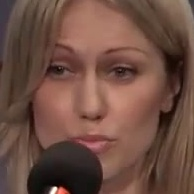
#> input picture data/image/000001.jpg, 194 x 194 px
$ python -i image_data_augment.py   (imports and definitions only)
#> lines starting #> are read from the running program, lines starting #| are printed output that depends on the picture
### easyai/data_loader/common/image_dataset_process.py
#!/usr/bin/env python
# -*- coding:utf-8 -*-
# Author:lipeijie

import cv2
import numpy as np
import random
import math
from easyai.data_loader.utility.base_dataset_process import BaseDataSetProcess
from easyai.utility.logger import EasyLogger


class ImageDataSetProcess(BaseDataSetProcess):

    def __init__(self):
        super().__init__()
#> (the call stopped at in __init__, `self.torchvision_process = TorchVisionProcess()`: easyai is not available in this run)

    # [84 lines left out: functions resize, inv_resize, normalize, numpy_transpose, not called in this run]

    def image_normalize(self, image):
        return image / 255.0

    def standard_normalize(self, input_data, mean, std):
        return (input_data - mean) / std

    # [104 lines left out: functions cv_image_resize, cv_image_color_convert, image_resize_square, get_square_size, image_affine, affine_matrix and 2 more, not called in this run]

### easyai/data_loader/utility/base_dataset_process.py
#!/usr/bin/env python
# -*- coding:utf-8 -*-
# Author:lipeijie

import abc
import torch
from easyai.torch_utility.torch_vision.torchvision_process import TorchVisionProcess


class BaseDataSetProcess():

    def __init__(self):
        self.torchvision_process = TorchVisionProcess()

    # [9 lines left out: function numpy_to_torch, not called in this run]

### easyai/data_loader/augment/image_data_augment.py
#!/usr/bin/env python
# -*- coding:utf-8 -*-
# Author:lipeijie

import cv2
import random
import numpy as np
from skimage.util import random_noise
from PIL import Image, ImageEnhance, ImageFilter, ImageOps, ImageDraw
from easyai.data_loader.common.image_dataset_process import ImageDataSetProcess


class ImageDataAugment():

    def __init__(self):
        self.dataset_process = ImageDataSetProcess()
        self.border_value = (0.0, 0.0, 0.0)

    # [63 lines left out: functions augment_affine, augment_rotate, augment_lr_flip, augment_up_flip, augment_hsv, not called in this run]

    def augment_hsv_v2(self, im, hgain=0.5, sgain=0.5, vgain=0.5):
        # HSV color-space augmentation
#> called with hgain = 0.5, sgain = 0.5, vgain = 0.5
        result = im[:]
        if hgain or sgain or vgain:
            r = np.random.uniform(-1, 1, 3) * [hgain, sgain, vgain] + 1  # random gains
            hue, sat, val = cv2.split(cv2.cvtColor(im,  cv2.COLOR_RGB2HSV))
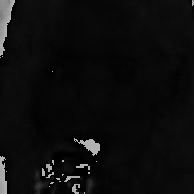
#> hue: shape (194, 194); min 0, max 179, mean 12.9
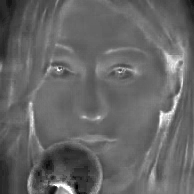
#> sat: shape (194, 194); min 0, max 255, mean 102.1
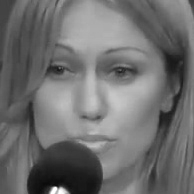
#> val: shape (194, 194); min 11, max 255, mean 110.4
            dtype = im.dtype  # uint8

            x = np.arange(0, 256, dtype=r.dtype)
            lut_hue = ((x * r[0]) % 180).astype(dtype)
            lut_sat = np.clip(x * r[1], 0, 255).astype(dtype)
#> lut_sat = 256 values from 0 to 255
            lut_val = np.clip(x * r[2], 0, 255).astype(dtype)
#> lut_val = 256 values from 0 to 255

            im_hsv = cv2.merge((cv2.LUT(hue, lut_hue), cv2.LUT(sat, lut_sat), cv2.LUT(val, lut_val)))
#> im_hsv: shape (194, 194, 3); mean H, S, V 10.5, 123.4, 121.2
            result = cv2.cvtColor(im_hsv, cv2.COLOR_HSV2BGR)
        return result

    # [154 lines left out: functions gaussian_blur, random_noise, random_line, random_compress, random_salt, motion_blur and 7 more, not called in this run]

>>> import cv2
>>> picture = cv2.cvtColor(cv2.imread('../../../data/image/000001.jpg'), cv2.COLOR_BGR2RGB)
>>> result = ImageDataAugment().augment_hsv_v2(picture)

$ run again, on data/image/aachen_000000_000019_leftImg8bit.png
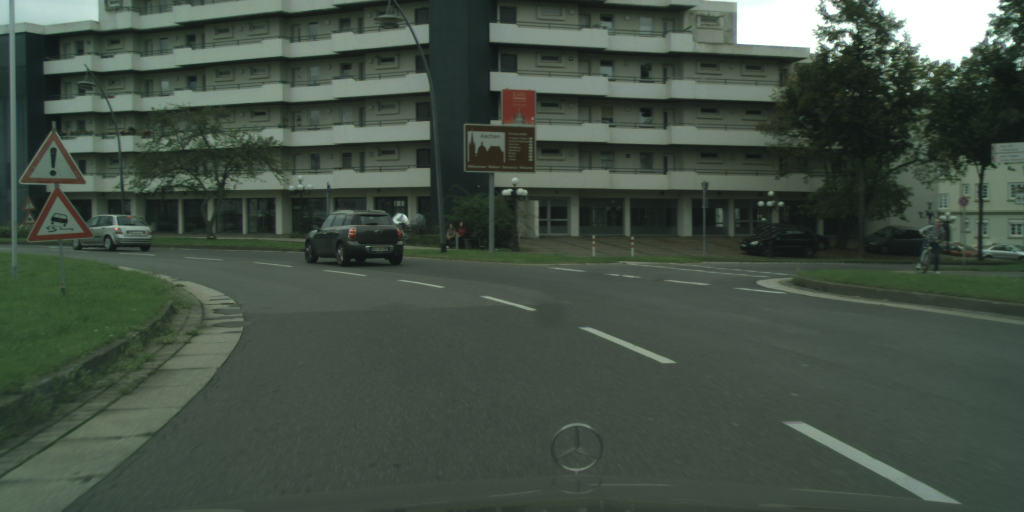
#> input picture data/image/aachen_000000_000019_leftImg8bit.png, 1024 x 512 px
#> in augment_hsv_v2, `hue, sat, val = cv2.split(cv2.cvtColor(im,  cv2.COLOR_RGB2HSV))`:
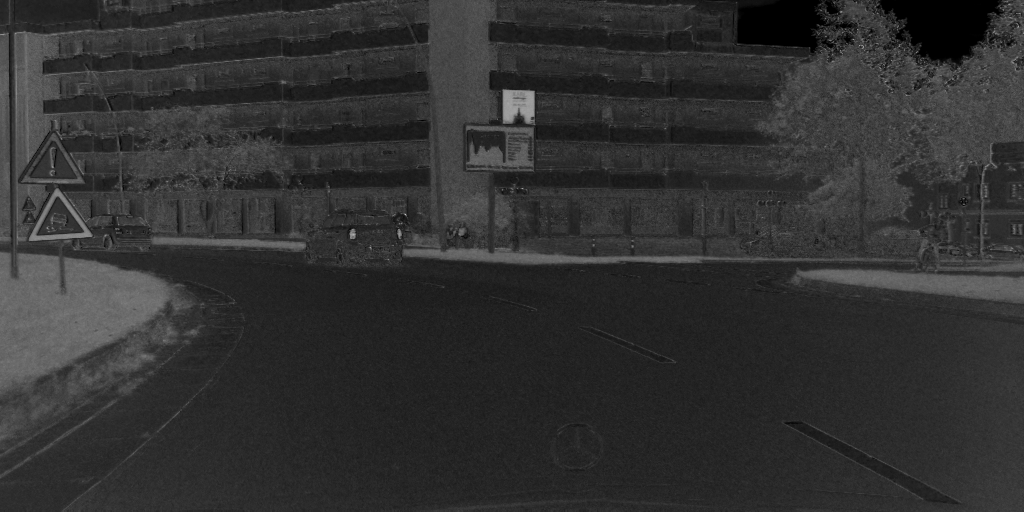
#> sat: shape (512, 1024); min 0, max 196, mean 48.9
#> in augment_hsv_v2, `hue, sat, val = cv2.split(cv2.cvtColor(im,  cv2.COLOR_RGB2HSV))`:
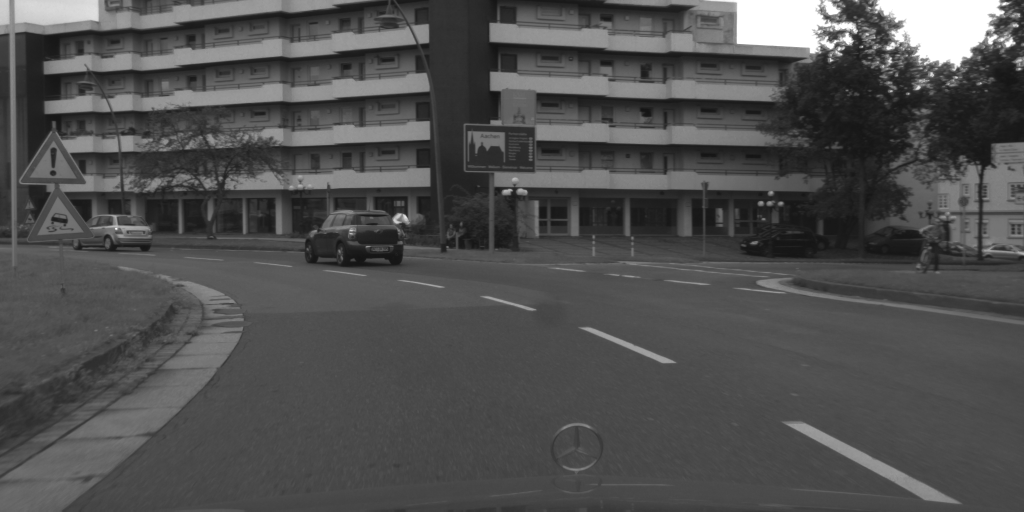
#> val: shape (512, 1024); min 20, max 255, mean 79.5
#> im_hsv: shape (512, 1024, 3); mean H, S, V 65.2, 58.9, 86.8
